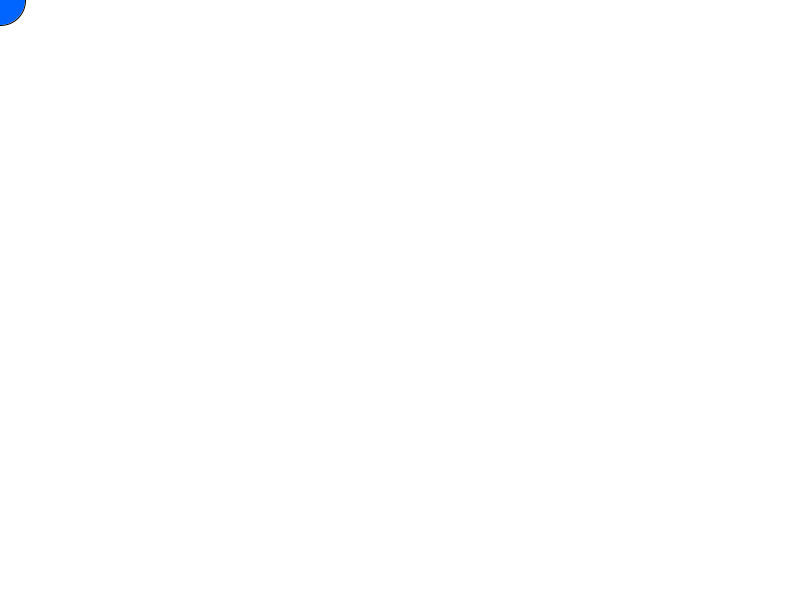
Frame 1 (no input)
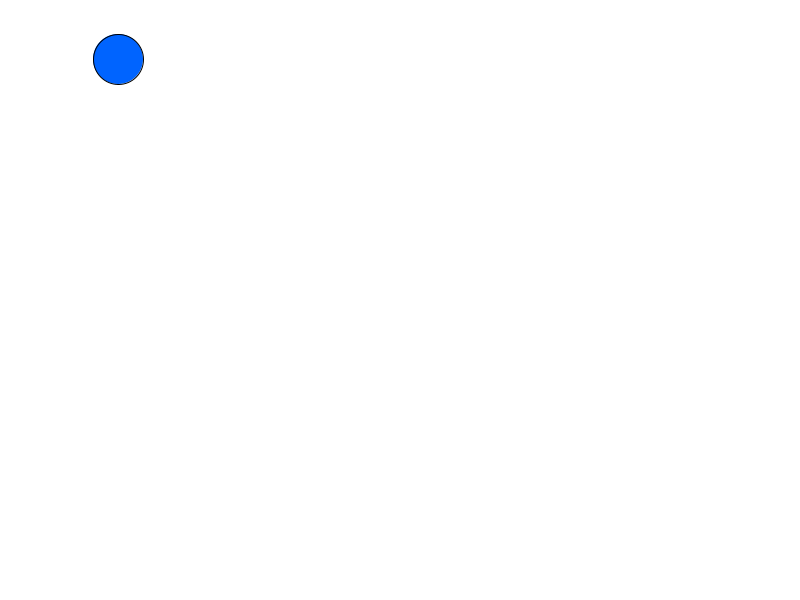
Frame 60 (the mouse pressed at the canvas centre just before this capture)
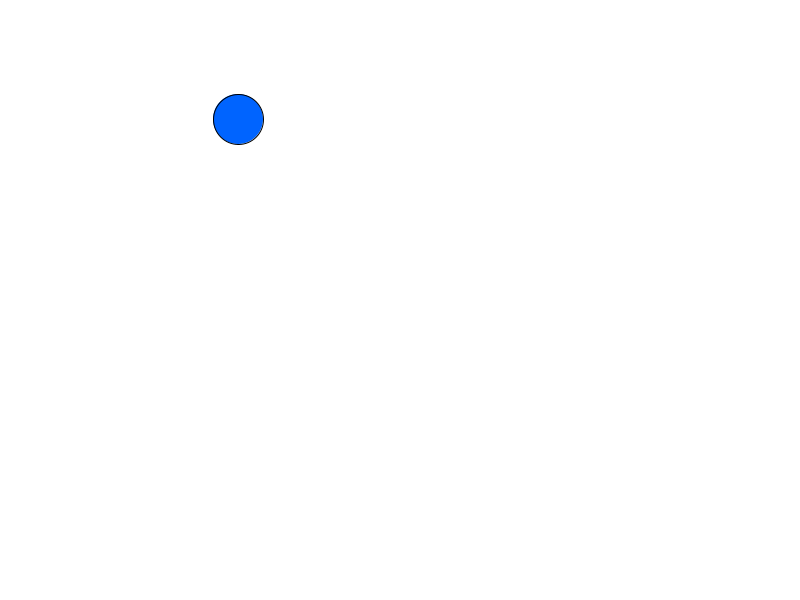
Frame 120 (the mouse held since frame 60 and released just before this capture)

The Processing sketch that drew these frames (run headless with seeded random() and noise(); from frame 60 on, the mouse is pressed at the canvas centre):

// Processing sketch: mediatutorial_2_4
// ── mediatutorial_2_4.pde
float x = 0;
float y = 0;
float speedX = 2;
float speedY = 1;

void setup() {
    size(800, 600);
}

void draw() {
    background(255);
    fill(0, 100, 255);
    ellipse(x, y, 50, 50);
    x += speedX;
    y += speedY;
    
    if (x > width || x < 0) {
        speedX *= -1; // Reverse direction on horizontal edges
    }
    if (y > height || y < 0) {
        speedY *= -1; // Reverse direction on vertical edges
    }
}
        
